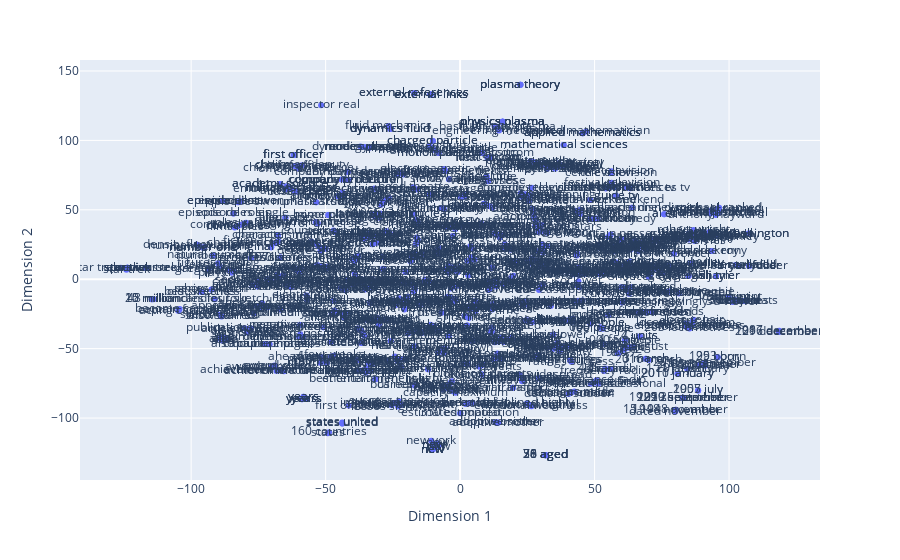

Notebook code cell kept with this figure:
### Code cell
fig = px.scatter(df, x="Dimension 1", y="Dimension 2", text="Chunk")
fig.show()

### Figure 1 — Plotly figure (JSON) as saved in the notebook; plotly's stock layout.template omitted (floating-point values rounded to 4 significant figures; data arrays with more than 128 entries replaced by an {"elided": "..."} marker saying what was removed)
{"data": [{"hovertemplate": "Dimension 1=%{x}<br>Dimension 2=%{y}<br>Chunk=%{text}<extra></extra>", "legendgroup": "", "marker": {"color": "#636efa", "symbol": "circle"}, "mode": "markers+text", "name": "", "orientation": "v", "showlegend": false, "text": {"elided": "995 str values"}, "type": "scatter", "x": {"elided": "995 float values"}, "xaxis": "x", "y": {"elided": "995 float values"}, "yaxis": "y"}], "layout": {"legend": {"tracegroupgap": 0}, "margin": {"t": 60}, "xaxis": {"anchor": "y", "domain": [0, 1], "title": {"text": "Dimension 1"}}, "yaxis": {"anchor": "x", "domain": [0, 1], "title": {"text": "Dimension 2"}}}}
